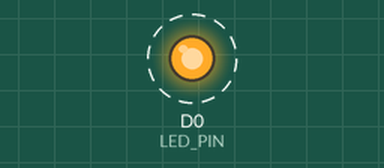
The sketch below on a simulated ESP8266 (NodeMCU). On the bench: output pins drawn as LEDs (lit = HIGH). Dashed ring = blinking.

Above: at 0.2 s.
Timing chart, 0 to 3.0 s (numbered marks = the images above):
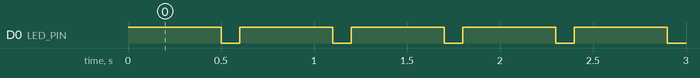

Measured:
- by itself, D0 (LED_PIN): alternates HIGH for 0.50 s and LOW for 0.10 s

The sketch:

ESP_LED_BLINK.ino
```cpp
int LED_PIN = D0;
void setup() {
  // put your setup code here, to run once:
  pinMode(LED_PIN, OUTPUT);
  //Serial.begin(9600);

}

void loop() {
  // put your main code here, to run repeatedly:
  digitalWrite(LED_PIN,HIGH);
  delay(500);
  digitalWrite(LED_PIN,LOW);
  delay(100);
}
```
